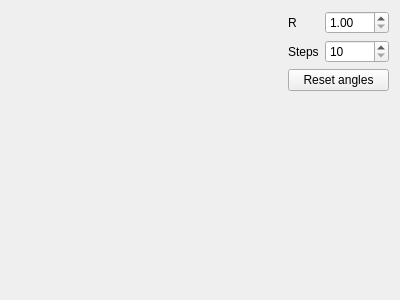
<?xml version="1.0" encoding="UTF-8"?>
<ui version="4.0">
 <class>Widget</class>
 <widget class="QWidget" name="Widget">
  <property name="geometry">
   <rect>
    <x>0</x>
    <y>0</y>
    <width>400</width>
    <height>300</height>
   </rect>
  </property>
  <property name="windowTitle">
   <string>lab1-ex</string>
  </property>
  <layout class="QGridLayout" name="gridLayout">
   <item row="0" column="1">
    <layout class="QFormLayout" name="formLayout">
     <item row="0" column="0">
      <widget class="QLabel" name="label">
       <property name="text">
        <string>R</string>
       </property>
      </widget>
     </item>
     <item row="0" column="1">
      <widget class="QDoubleSpinBox" name="doubleSpinBox">
       <property name="minimum">
        <double>1.000000000000000</double>
       </property>
       <property name="maximum">
        <double>100.000000000000000</double>
       </property>
      </widget>
     </item>
     <item row="1" column="0">
      <widget class="QLabel" name="label_2">
       <property name="text">
        <string>Steps</string>
       </property>
      </widget>
     </item>
     <item row="1" column="1">
      <widget class="QSpinBox" name="spinBox">
       <property name="minimum">
        <number>10</number>
       </property>
       <property name="maximum">
        <number>1000</number>
       </property>
      </widget>
     </item>
    </layout>
   </item>
   <item row="2" column="1">
    <spacer name="verticalSpacer">
     <property name="orientation">
      <enum>Qt::Vertical</enum>
     </property>
     <property name="sizeHint" stdset="0">
      <size>
       <width>20</width>
       <height>225</height>
      </size>
     </property>
    </spacer>
   </item>
   <item row="0" column="0">
    <spacer name="horizontalSpacer">
     <property name="orientation">
      <enum>Qt::Horizontal</enum>
     </property>
     <property name="sizeHint" stdset="0">
      <size>
       <width>279</width>
       <height>20</height>
      </size>
     </property>
    </spacer>
   </item>
   <item row="1" column="1">
    <widget class="QPushButton" name="pushButton">
     <property name="text">
      <string>Reset angles</string>
     </property>
    </widget>
   </item>
  </layout>
 </widget>
 <layoutdefault spacing="6" margin="11"/>
 <resources/>
 <connections/>
</ui>
